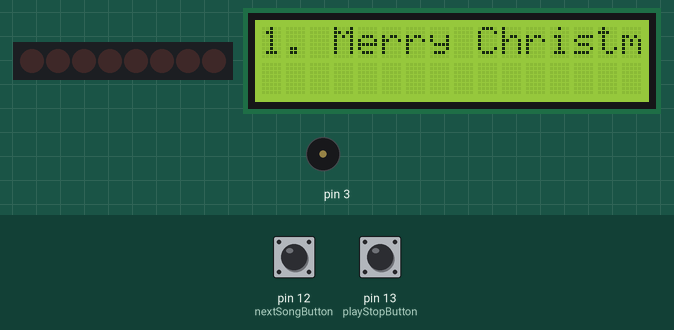
Bench run of a sketch on a simulated Arduino Uno, built with avr-gcc and run on an emulated ATmega328P. Parts: 8 shift-register outputs drawn as a row of LEDs (first output left, lit = HIGH), 16×2 character LCD, buzzer (waves = sounding). Wiring (inferred from the names in the program): shift register (74HC595): data pin 10; shift clock pin 9; latch pin 11. Wiring (inferred from the signals the program sends): row of LEDs: on Q0, Q1, Q2, Q3, Q4, Q5, Q6, Q7. Inputs (shaded band) come from the test bench; at power-on: pin 13 (playStopButton) LOW, pin 12 (nextSongButton) LOW. Random numbers use the default seed unless the sketch sets one.

Above: at 1.2 s.
1.3 s: pin 13 (playStopButton) pulled HIGH for 0.25 s
At 1.93 s:
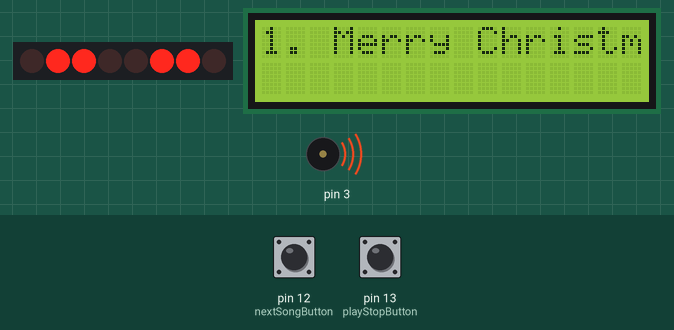
3.5 s: pin 13 (playStopButton) pulled HIGH for 1 s
At 4.08 s:
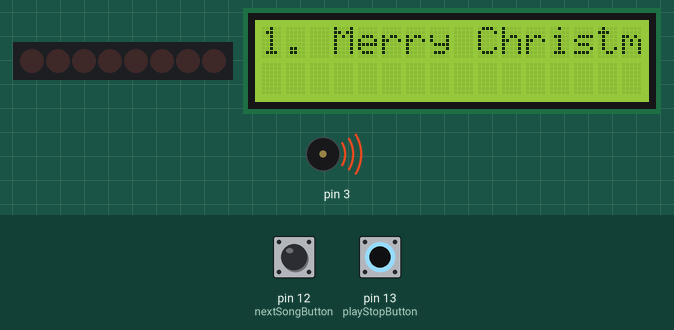
6.0 s: pin 13 (playStopButton) pulled HIGH for 3.2 s
At 6.69 s:
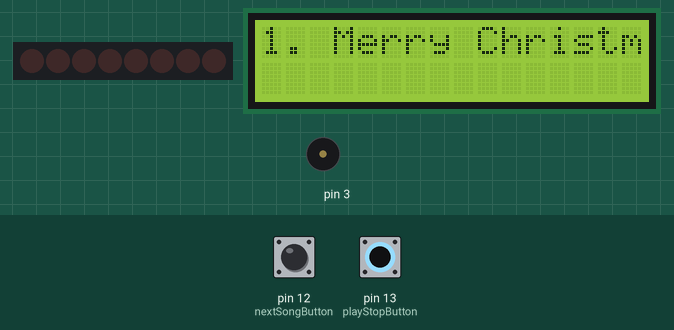
10.7 s: pin 13 (playStopButton) pulled HIGH for 1 s
At 11.21 s:
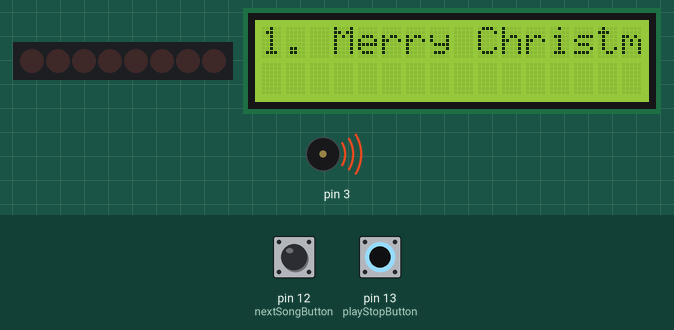
13.2 s: pin 13 (playStopButton) pulled HIGH for 0.25 s
At 13.33 s:
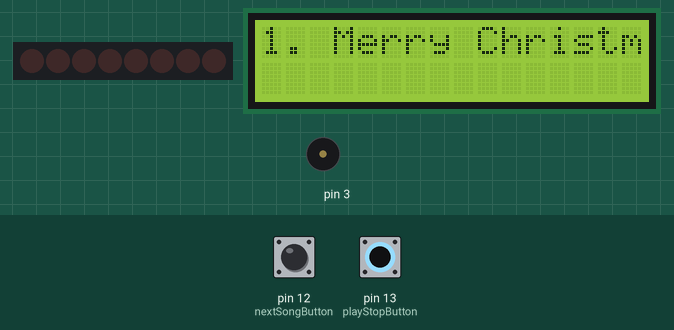
15.2 s: pin 13 (playStopButton) pulled HIGH for 3.2 s
At 15.71 s:
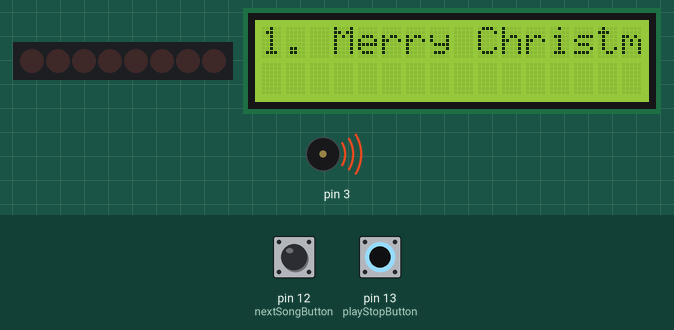
Timing chart, 0 to 22.6 s (numbered marks = the images above; inputs shaded):
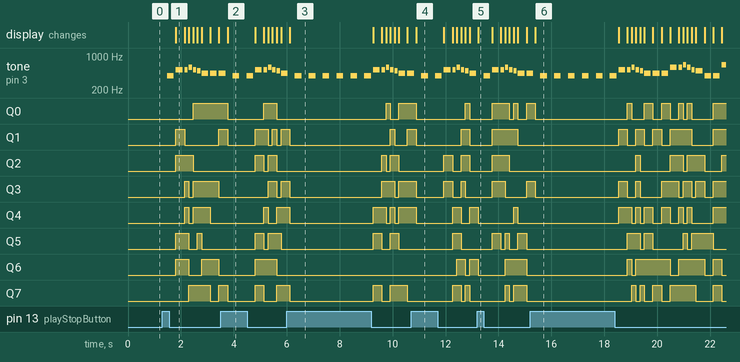

The sketch:

christmasPlayer.ino
```cpp
/**
 * Info:
 *  - The info about the songs (melodies, number of notes and notes durations) and some part of the
 *    code for playing them were taken from http://arduinomelodies.blogspot.mk/.
 *  - Using the modified LiquidCrystal Library from https://bitbucket.org/fmalpartida/new-liquidcrystal/
 */

#include <LiquidCrystal_I2C.h>
#include <Wire.h>
#include "pitches.h"

LiquidCrystal_I2C lcd(0x3F, 2, 1, 0, 4, 5, 6, 7, 3, POSITIVE);

int melodies[][100] = {

  { NOTE_G4, NOTE_C5, NOTE_C5, NOTE_D5, NOTE_C5, NOTE_B4, NOTE_A4, NOTE_A4,
    NOTE_A4, NOTE_D5, NOTE_D5, NOTE_E5, NOTE_D5, NOTE_C5, NOTE_B4, NOTE_G4,
    NOTE_G4, NOTE_E5, NOTE_E5, NOTE_F5, NOTE_E5, NOTE_D5, NOTE_C5, NOTE_A5, NOTE_G4, NOTE_G4, NOTE_A4, NOTE_D5, NOTE_B4, NOTE_C5,
    NOTE_G4, NOTE_C5, NOTE_C5, NOTE_D5, NOTE_C5, NOTE_B4, NOTE_A4, NOTE_A4,
    NOTE_A4, NOTE_D5, NOTE_D5, NOTE_E5, NOTE_D5, NOTE_C5, NOTE_B4, NOTE_G4,
    NOTE_G4, NOTE_E5, NOTE_E5, NOTE_F5, NOTE_E5, NOTE_D5, NOTE_C5, NOTE_A5, NOTE_G4, NOTE_G4, NOTE_A4, NOTE_D5, NOTE_B4, NOTE_C5,
    NOTE_G4, NOTE_C5, NOTE_C5, NOTE_C5, NOTE_B4, NOTE_B4, NOTE_C5, NOTE_B4, NOTE_A4, NOTE_G4,
    NOTE_D5, NOTE_E5, NOTE_D5, NOTE_D5, NOTE_C5, NOTE_C5, NOTE_G5, NOTE_G4, NOTE_G4, NOTE_G4, NOTE_A4, NOTE_D5, NOTE_B4, NOTE_C5
  },

  { NOTE_G4, NOTE_E5, NOTE_D5, NOTE_C5, NOTE_G4, NOTE_G4, NOTE_E5, NOTE_D5, NOTE_C5, NOTE_A4,
    NOTE_A4, NOTE_F5, NOTE_E5, NOTE_D5, NOTE_B4, NOTE_G5, NOTE_G5, NOTE_F5, NOTE_D5, NOTE_E5,
    NOTE_G4, NOTE_E5, NOTE_D5, NOTE_C5, NOTE_G4, NOTE_G4, NOTE_E5, NOTE_D5, NOTE_C5, NOTE_A4,
    NOTE_A4, NOTE_F5, NOTE_E5, NOTE_D5, NOTE_G5, NOTE_G5, NOTE_G5, NOTE_G5, NOTE_G5, NOTE_A5, NOTE_G5, NOTE_F5, NOTE_D5, NOTE_C5, NOTE_G5,
    NOTE_E5, NOTE_E5, NOTE_E5, NOTE_E5, NOTE_E5, NOTE_E5, NOTE_E5, NOTE_G5, NOTE_C5, NOTE_D5, NOTE_E5,
    NOTE_F5, NOTE_F5, NOTE_F5, NOTE_F5, NOTE_F5, NOTE_F5, NOTE_E5, NOTE_E5, NOTE_E5, NOTE_E5, NOTE_E5, NOTE_D5, NOTE_D5, NOTE_E5, NOTE_D5, NOTE_G5,
    NOTE_E5, NOTE_E5, NOTE_E5, NOTE_E5, NOTE_E5, NOTE_E5, NOTE_E5, NOTE_G5, NOTE_C5, NOTE_D5, NOTE_E5,
    NOTE_F5, NOTE_F5, NOTE_F5, NOTE_F5, NOTE_F5, NOTE_F5, NOTE_E5, NOTE_E5, NOTE_E5, NOTE_E5, NOTE_G5, NOTE_G5, NOTE_F5, NOTE_D5, NOTE_C5
  }

};

int numberOfNotes[] = {84, 98};

int noteDurations[][100] = {

  {
    4, 4, 8, 8, 8, 8, 4, 4,
    4, 4, 8, 8, 8, 8, 4, 4,
    4, 4, 8, 8, 8, 8, 4, 4, 8, 8, 4, 4, 4, 2,
    4, 4, 8, 8, 8, 8, 4, 4,
    4, 4, 8, 8, 8, 8, 4, 4,
    4, 4, 8, 8, 8, 8, 4, 4, 8, 8, 4, 4, 4, 2,
    4, 4, 4, 4, 2, 4, 4, 4, 4, 2,
    4, 4, 8, 8, 8, 8, 4, 4, 8, 8, 4, 4, 4, 2,
  },

  { 8, 8, 8, 8, 2, 8, 8, 8, 8, 2,
    8, 8, 8, 8, 2, 8, 8, 8, 8, 2,
    8, 8, 8, 8, 2, 8, 8, 8, 8, 2,
    8, 8, 8, 8, 8, 8, 8, 16, 16, 8, 8, 8, 8, 4, 4,
    8, 8, 4, 8, 8, 4, 8, 8, 8, 8, 2,
    8, 8, 8, 16, 16, 8, 8, 8, 16, 16, 8, 8, 8, 8, 4, 4,
    8, 8, 4, 8, 8, 4, 8, 8, 8, 8, 2,
    8, 8, 8, 16, 16, 8, 8, 8, 16, 16, 8, 8, 8, 8, 2,
  }

};

String titles[] = {"Merry Christmas", "Jingle Bells"};

int nextSongButton = 12;
int playStopButton = 13;

int latchPin = 11;
int dataPin = 10;
int clkPin = 9;

int currentSong = 0;
int playing = 0;

int numberOfSongs = 0;

void setup() {

  pinMode(latchPin, OUTPUT);
  pinMode(dataPin, OUTPUT);
  pinMode(clkPin, OUTPUT);

  pinMode(nextSongButton, INPUT);
  pinMode(playStopButton, INPUT);

  lcd.begin(16, 2);
  lcd.backlight();

  displaySong(0);
  turnOffLeds();
  numberOfSongs = (int)(sizeof(melodies) / sizeof(melodies[0]));
}

void loop() {

  int displayNextSong = digitalRead(nextSongButton);

  if (displayNextSong == HIGH) {
    currentSong++;

    if (currentSong == numberOfSongs) {
      currentSong = 0;
    }

    displaySong(currentSong);
  }

  int changePlayingState = digitalRead(playStopButton);

  if (changePlayingState == HIGH) {
    if (playing == 1) {
      playing = 0;
    } else {
      playing = 1;
    }
  }

  if (playing == 1) {
    for (int thisNote = 0; thisNote < numberOfNotes[currentSong];  thisNote++) {
      int noteDuration = 1000 / noteDurations[currentSong][thisNote];
      tone(3, melodies[currentSong][thisNote], noteDuration);
      int pauseBetweenNotes = noteDuration * 1.30;
      delay(pauseBetweenNotes);
      noTone(3);

      shuffleLeds();

      changePlayingState = digitalRead(playStopButton);

      if (changePlayingState == HIGH) {
        playing = 0;
        turnOffLeds();
        break;
      }

    }

  }

  delay(200);
}

void displaySong(int id) {
  lcd.setCursor(0, 0);
  lcd.clear();
  lcd.print(id + 1);
  lcd.print(". ");
  lcd.print(titles[id]);
}

void shuffleLeds() {
  shiftNumber(random(0, 257));
}

void turnOffLeds() {
  shiftNumber(0);
}

void shiftNumber(int num) {
  digitalWrite(latchPin, LOW);
  shiftOut(dataPin, clkPin, MSBFIRST, num);
  digitalWrite(latchPin, HIGH);
}
```

pitches.h
```cpp
/*************************************************
 * Public Constants
 *************************************************/

#define NOTE_B0  31
#define NOTE_C1  33
#define NOTE_CS1 35
#define NOTE_D1  37
#define NOTE_DS1 39
#define NOTE_E1  41
#define NOTE_F1  44
#define NOTE_FS1 46
#define NOTE_G1  49
#define NOTE_GS1 52
#define NOTE_A1  55
#define NOTE_AS1 58
#define NOTE_B1  62
#define NOTE_C2  65
#define NOTE_CS2 69
#define NOTE_D2  73
#define NOTE_DS2 78
#define NOTE_E2  82
#define NOTE_F2  87
#define NOTE_FS2 93
#define NOTE_G2  98
#define NOTE_GS2 104
#define NOTE_A2  110
#define NOTE_AS2 117
#define NOTE_B2  123
#define NOTE_C3  131
#define NOTE_CS3 139
#define NOTE_D3  147
#define NOTE_DS3 156
#define NOTE_E3  165
#define NOTE_F3  175
#define NOTE_FS3 185
#define NOTE_G3  196
#define NOTE_GS3 208
#define NOTE_A3  220
#define NOTE_AS3 233
#define NOTE_B3  247
#define NOTE_C4  262
#define NOTE_CS4 277
#define NOTE_D4  294
#define NOTE_DS4 311
#define NOTE_E4  330
#define NOTE_F4  349
#define NOTE_FS4 370
#define NOTE_G4  392
#define NOTE_GS4 415
#define NOTE_A4  440
#define NOTE_AS4 466
#define NOTE_B4  494
#define NOTE_C5  523
#define NOTE_CS5 554
#define NOTE_D5  587
#define NOTE_DS5 622
#define NOTE_E5  659
#define NOTE_F5  698
#define NOTE_FS5 740
#define NOTE_G5  784
#define NOTE_GS5 831
#define NOTE_A5  880
#define NOTE_AS5 932
#define NOTE_B5  988
#define NOTE_C6  1047
#define NOTE_CS6 1109
#define NOTE_D6  1175
#define NOTE_DS6 1245
#define NOTE_E6  1319
#define NOTE_F6  1397
#define NOTE_FS6 1480
#define NOTE_G6  1568
#define NOTE_GS6 1661
#define NOTE_A6  1760
#define NOTE_AS6 1865
#define NOTE_B6  1976
#define NOTE_C7  2093
#define NOTE_CS7 2217
#define NOTE_D7  2349
#define NOTE_DS7 2489
#define NOTE_E7  2637
#define NOTE_F7  2794
#define NOTE_FS7 2960
#define NOTE_G7  3136
#define NOTE_GS7 3322
#define NOTE_A7  3520
#define NOTE_AS7 3729
#define NOTE_B7  3951
#define NOTE_C8  4186
#define NOTE_CS8 4435
#define NOTE_D8  4699
#define NOTE_DS8 4978
```

Measured:
- after the input at 1.3 s, tone on pin 3: plays 392 Hz for 0.25 s, 523 Hz for 0.25 s, 523 Hz for 0.13 s, 587 Hz for 0.13 s, 523 Hz for 0.13 s, 494 Hz for 0.13 s … (9 notes in this stretch), starting after 0.18 s; Q0: LOW → HIGH after 1.2 s
